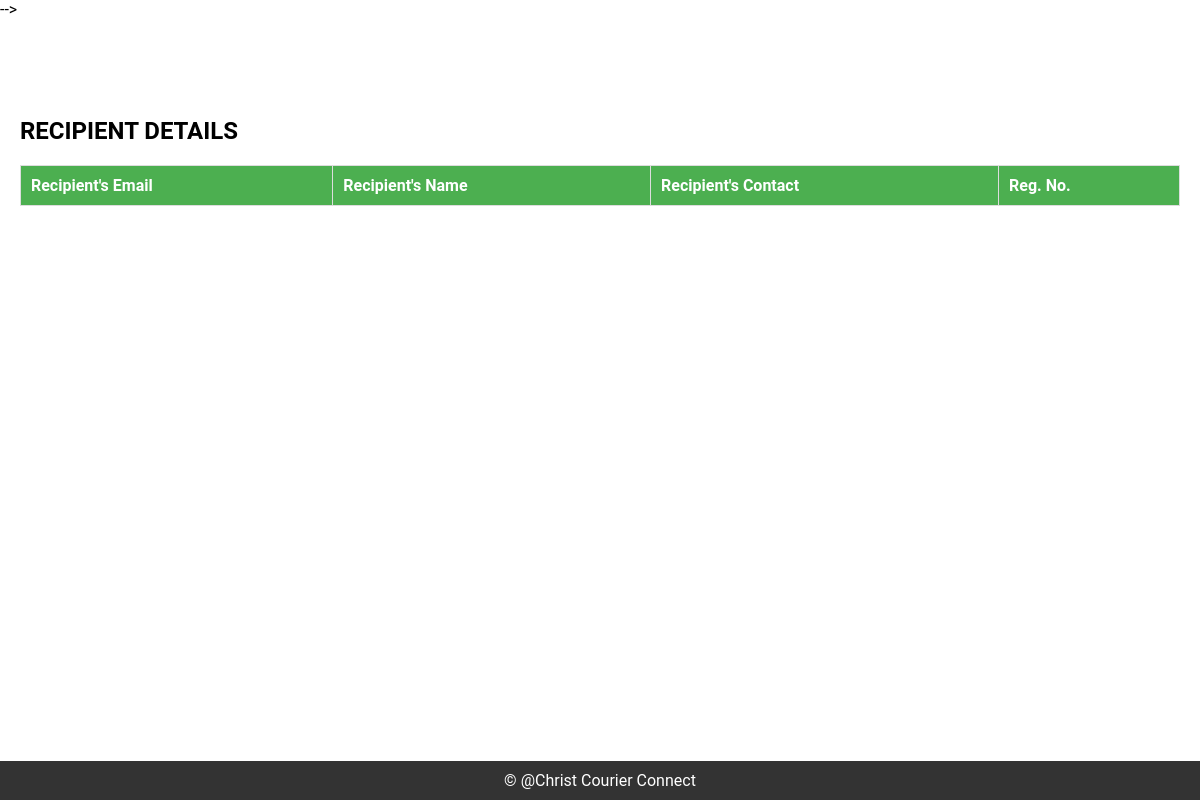
The app's page /recipient, older data.
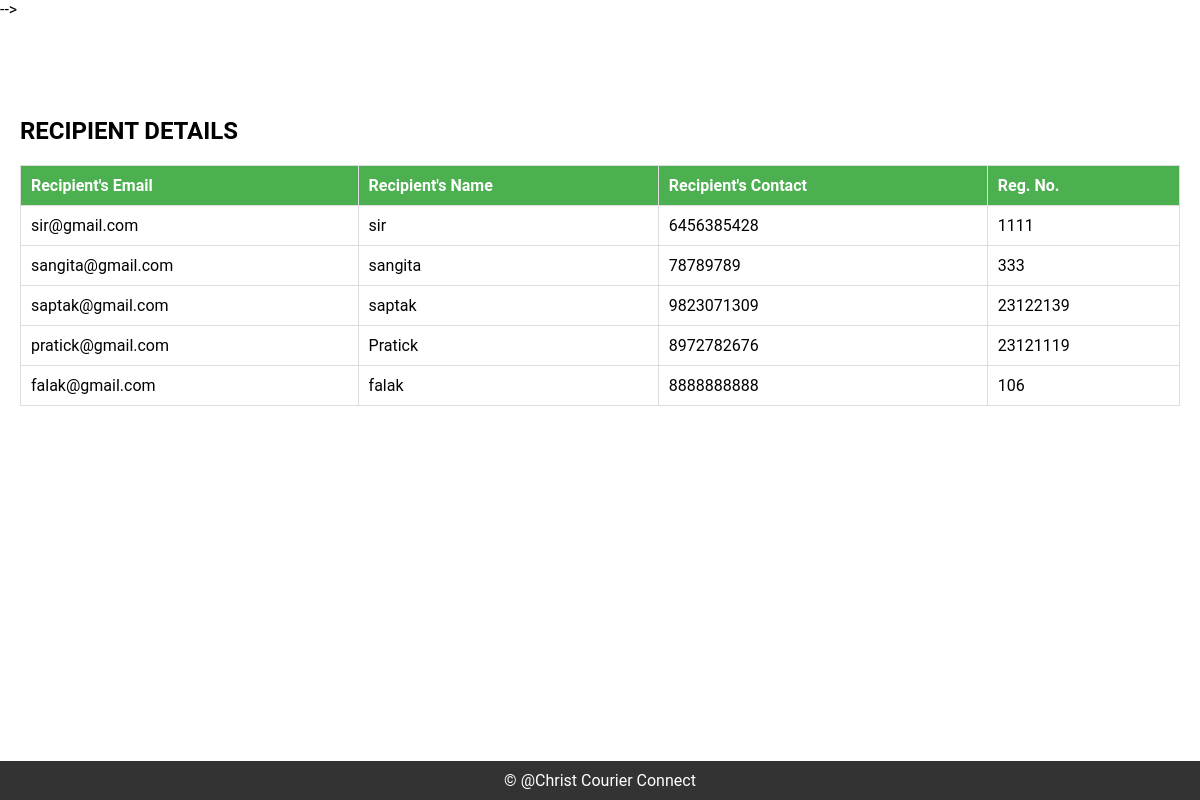
The same page, newer data.
### Christcourier/models.py (models this page shows)
class New_User(models.Model):
    email=models.CharField(max_length=200)
    name=models.CharField(max_length=200)
    phone=models.CharField(max_length=200)
    reg_no=models.CharField(max_length=200)

### Christcourier/views.py (the view)
def recipient(request):
    det=New_User.objects.all()
    return render(request,"admin/recipient.html",{'recipient':det})

### templates/admin/recipient.html (shortened to what this page needs)
</head> -->
<body>
    <header>
        <h1>Courier Management System </h1>
    </header>
        <section>
            <h2>RECIPIENT DETAILS</h2>
            <table>
                <thead>
                    <tr>
                        <th>Recipient's Email</th>
                        <th>Recipient's Name</th>
                        <th>Recipient's Contact</th>
                        <th>Reg. No.</th>
                    </tr>
                </thead>
                <tbody>
                    <tr>
                        {% for r in recipient %}
                        <td>{{r.email}}</td>
                        <td>{{r.name}}</td>
                        <td>{{r.phone}}</td>
                        <td>{{r.reg_no}}</td>
                    </tr>
                        {% endfor %}
                </tbody>
            </table>
         </section>
    <footer>
        &copy; @Christ Courier Connect
    </footer>
</body>
</html>

Row changes from the older to the newer data that the page shows:
added New_User: email "sir@gmail.com", name "sir", phone "6456385428", reg_no "1111"
added New_User: email "sangita@gmail.com", name "sangita", phone "78789789", reg_no "333"
added New_User: email "saptak@gmail.com", name "saptak", phone "9823071309", reg_no "23122139"
added New_User: email "pratick@gmail.com", name "Pratick", phone "8972782676", reg_no "23121119"
added New_User: email "falak@gmail.com", name "falak", phone "8888888888", reg_no "106"
